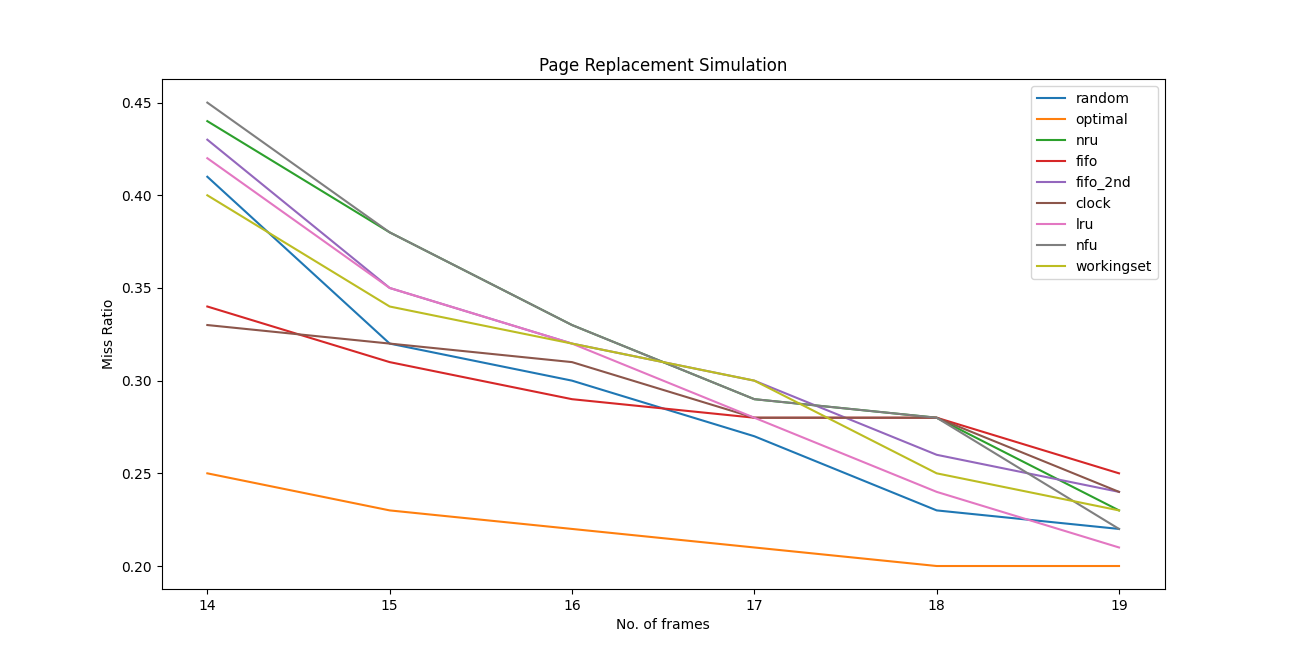

Python code for this plot:
from matplotlib import pyplot as PLT

PLT.clf()

f_1 = PLT.figure(1)

x1 = []
y1 = []
z1 = []
f = open("random_output.txt", "r")
with open('random_output.txt') as f:
    lines = f.readlines()
    for line in lines:
        coordinates = line.split(',')
        x1.append(int(coordinates[0]))
        y1.append(float(coordinates[1]))
        z1.append(int(coordinates[2]))
PLT.plot(x1, y1)
PLT.title('Random Page Replacement Algorithm',fontsize=16)
PLT.xlabel('No. of frames',fontsize=14)
PLT.ylabel('Miss Ratio',fontsize=14)

f_1.savefig('random.png')

PLT.clf()
f_2 = PLT.figure(1)

x2 = []
y2 = []
z2 = []
f = open("optimal_output.txt", "r")
with open('optimal_output.txt') as f:
    lines = f.readlines()
    for line in lines:
        coordinates = line.split(',')
        x2.append(int(coordinates[0]))
        y2.append(float(coordinates[1]))
        z2.append(int(coordinates[2]))
PLT.plot(x1, y2,label="optimal")
PLT.title('Optimal Page Replacement Algorithm',fontsize=16)
PLT.xlabel('No. of frames',fontsize=14)
PLT.ylabel('Miss Ratio',fontsize=14)

f_2.savefig('optimal.png')


PLT.clf()
f_3 = PLT.figure(1)

x3 = []
y3 = []
z3 = []
f = open("nru_output.txt", "r")
with open('nru_output.txt') as f:
    lines = f.readlines()
    for line in lines:
        coordinates = line.split(',')
        x3.append(int(coordinates[0]))
        y3.append(float(coordinates[1]))
        z3.append(int(coordinates[2]))
PLT.plot(x3, y3,label="nru")

PLT.title('NRU Page Replacement Algorithm',fontsize=16)
PLT.xlabel('No. of frames',fontsize=14)
PLT.ylabel('Miss Ratio',fontsize=14)

f_3.savefig('nru.png')


PLT.clf()
f_4 = PLT.figure(1)

x4 = []
y4 = []
z4 = []
f = open("fifo_output.txt", "r")
with open('fifo_output.txt') as f:
    lines = f.readlines()
    for line in lines:
        coordinates = line.split(',')
        x4.append(int(coordinates[0]))
        y4.append(float(coordinates[1]))
        z4.append(int(coordinates[2]))
PLT.plot(x4, y4,label="fifo")

PLT.title('FIFO Page Replacement Algorithm',fontsize=16)
PLT.xlabel('No. of frames',fontsize=14)
PLT.ylabel('Miss Ratio',fontsize=14)

f_4.savefig('fifo.png')

PLT.clf()
f_5 = PLT.figure(1)

x5 = []
y5 = []
z5 = []
f = open("fifo2nd_output.txt", "r")
with open('fifo2nd_output.txt') as f:
    lines = f.readlines()
    for line in lines:
        coordinates = line.split(',')
        x5.append(int(coordinates[0]))
        y5.append(float(coordinates[1]))
        z5.append(int(coordinates[2]))
PLT.plot(x5, y5,label="fifo_2nd")

PLT.title('FIFO 2nd Chance Page Replacement Algorithm',fontsize=16)
PLT.xlabel('No. of frames',fontsize=14)
PLT.ylabel('Miss Ratio',fontsize=14)

f_5.savefig('fifo_2nd.png')


PLT.clf()
f_6 = PLT.figure(1)

x6 = []
y6 = []
z6 = []
f = open("clock_output.txt", "r")
with open('clock_output.txt') as f:
    lines = f.readlines()
    for line in lines:
        coordinates = line.split(',')
        x6.append(int(coordinates[0]))
        y6.append(float(coordinates[1]))
        z6.append(int(coordinates[2]))
PLT.plot(x6, y6,label="clock")

PLT.title('Clock Page Replacement Algorithm',fontsize=16)
PLT.xlabel('No. of frames',fontsize=14)
PLT.ylabel('Miss Ratio',fontsize=14)

f_5.savefig('clock.png')

PLT.clf()
f_7 = PLT.figure(1)

x7 = []
y7 = []
z7 = []
f = open("lru_output.txt", "r")
with open('lru_output.txt') as f:
    lines = f.readlines()
    for line in lines:
        coordinates = line.split(',')
        x7.append(int(coordinates[0]))
        y7.append(float(coordinates[1]))
        z7.append(int(coordinates[2]))
PLT.plot(x7, y7,label="lru")

PLT.title('LRU Page Replacement Algorithm',fontsize=16)
PLT.xlabel('No. of frames',fontsize=14)
PLT.ylabel('Miss Ratio',fontsize=14)

f_7.savefig('lru.png')

PLT.clf()
f_8 = PLT.figure(1)

x8 = []
y8 = []
z8 = []
f = open("nfu_output.txt", "r")
with open('nfu_output.txt') as f:
    lines = f.readlines()
    for line in lines:
        coordinates = line.split(',')
        x8.append(int(coordinates[0]))
        y8.append(float(coordinates[1]))
        z8.append(int(coordinates[2]))
PLT.plot(x8, y8,label="nfu")

PLT.title('NFU Page Replacement Algorithm',fontsize=16)
PLT.xlabel('No. of frames',fontsize=14)
PLT.ylabel('Miss Ratio',fontsize=14)

f_8.savefig('nfu.png')

PLT.clf()
f_9 = PLT.figure(1)

x9 = []
y9 = []
z9 = []
f = open("workingset_output.txt", "r")
with open('workingset_output.txt') as f:
    lines = f.readlines()
    for line in lines:
        coordinates = line.split(',')
        x9.append(int(coordinates[0]))
        y9.append(float(coordinates[1]))
        z9.append(int(coordinates[2]))
PLT.plot(x9, y9,label="workingset")

PLT.title('Working Set Page Replacement Algorithm',fontsize=16)
PLT.xlabel('No. of frames',fontsize=14)
PLT.ylabel('Miss Ratio',fontsize=14)

f_9.savefig('workingset.png')

PLT.clf()
f_10 = PLT.figure(1)

x10 = []
y10 = []
z10 = []
f = open("aging_output.txt", "r")
with open('aging_output.txt') as f:
    lines = f.readlines()
    for line in lines:
        coordinates = line.split(',')
        x10.append(int(coordinates[0]))
        y10.append(float(coordinates[1]))
        z10.append(int(coordinates[2]))
PLT.plot(x10, y10,label="aging")

PLT.title('Aging Page Replacement Algorithm',fontsize=16)
PLT.xlabel('No. of frames',fontsize=14)
PLT.ylabel('Miss Ratio',fontsize=14)

f_10.savefig('aging.png')

PLT.clf()
f_11 = PLT.figure(1)

x11 = []
y11 = []
z11 = []
f = open("wsclock_output.txt", "r")
with open('wsclock_output.txt') as f:
    lines = f.readlines()
    for line in lines:
        coordinates = line.split(',')
        x11.append(int(coordinates[0]))
        y11.append(float(coordinates[1]))
        z11.append(int(coordinates[2]))
PLT.plot(x11, y11,label="wsclock")

PLT.title('WSClock Page Replacement Algorithm',fontsize=16)
PLT.xlabel('No. of frames',fontsize=14)
PLT.ylabel('Miss Ratio',fontsize=14)

f_11.savefig('wsclock.png')

PLT.clf()
f_12 = PLT.figure(1)

PLT.plot(x1, y1, label="random")
PLT.plot(x2, y2,  label="optimal")
PLT.plot(x3, y3,  label="nru")
PLT.plot(x4, y4,  label="fifo")
PLT.plot(x5, y5,  label="fifo_2nd")
PLT.plot(x6, y6,  label="clock")
PLT.plot(x7, y7, label="lru")
PLT.plot(x8, y8,  label="nfu")
PLT.plot(x9, y9,  label="workingset")
PLT.plot(x10, y10,  label="aging")
PLT.plot(x11, y11,  label="wsclock")
PLT.ylabel('Miss Ratio')

PLT.xlabel('No. of frames')

PLT.title('Page Replacement Simulation')

PLT.legend(loc='best')


PLT.savefig('graph_all.png')

PLT.clf()
f_12 = PLT.figure(1)

PLT.plot(x1, z1, label="random")
PLT.plot(x2, z2,  label="optimal")
PLT.plot(x3, z3,  label="nru")
PLT.plot(x4, z4,  label="fifo")
PLT.plot(x5, z5,  label="fifo_2nd")
PLT.plot(x6, z6,  label="clock")
PLT.plot(x7, z7, label="lru")
PLT.plot(x8, z8,  label="nfu")
PLT.plot(x9, z9,  label="workingset")
PLT.plot(x10, z10,  label="aging")
PLT.plot(x11, z11,  label="wsclock")
PLT.ylabel('No. of swaps')

PLT.xlabel('No. of frames')

PLT.title('Page Replacement Simulation (Swaps Vs Frames)')

PLT.legend(loc='best')

PLT.savefig('graph_swaps.png')